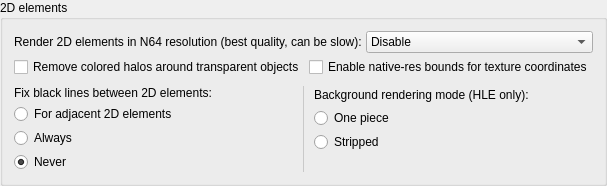
          <widget class="QGroupBox" name="nativeRes2DGroupBox">
           <property name="title">
            <string>2D elements</string>
           </property>
           <layout class="QVBoxLayout" name="verticalLayout_48">
            <property name="spacing">
             <number>9</number>
            </property>
            <item>
             <layout class="QVBoxLayout" name="verticalLayout_31">
              <property name="spacing">
               <number>4</number>
              </property>
              <property name="leftMargin">
               <number>0</number>
              </property>
              <property name="topMargin">
               <number>0</number>
              </property>
              <property name="rightMargin">
               <number>0</number>
              </property>
              <property name="bottomMargin">
               <number>0</number>
              </property>
              <item>
               <layout class="QHBoxLayout" name="nativeRes2Dlayout">
                <item>
                 <widget class="QLabel" name="nativeRes2DLabel">
                  <property name="toolTip">
                   <string>&lt;html&gt;&lt;head/&gt;&lt;body&gt;&lt;p&gt;When checked, 2D elements are rendered at the N64s resolution before copying them to output. This usually eliminates display issues with 2D elements, but it can be slow. This option uses heuristics to detect adjacent 2D elements that doesn't work for every game.&lt;/p&gt;&lt;p&gt;[Recommended: &lt;span style=&quot; font-style:italic;&quot;&gt;Checked, unless you have performance problems&lt;/span&gt;]&lt;/p&gt;&lt;/body&gt;&lt;/html&gt;</string>
                  </property>
                  <property name="text">
                   <string>Render 2D elements in N64 resolution (best quality, can be slow):</string>
                  </property>
                 </widget>
                </item>
                <item>
                 <widget class="QComboBox" name="nativeRes2DComboBox">
                  <property name="toolTip">
                   <string>&lt;html&gt;&lt;head/&gt;&lt;body&gt;&lt;p&gt;When checked, 2D elements are rendered at the N64s resolution before copying them to output. This usually eliminates display issues with 2D elements, but it can be slow. This option uses heuristics to detect adjacent 2D elements that doesn't work for every game.&lt;/p&gt;&lt;p&gt;[Recommended: &lt;span style=&quot; font-style:italic;&quot;&gt;Checked, unless you have performance problems&lt;/span&gt;]&lt;/p&gt;&lt;/body&gt;&lt;/html&gt;</string>
                  </property>
                  <item>
                   <property name="text">
                    <string>Disable</string>
                   </property>
                  </item>
                  <item>
                   <property name="text">
                    <string>Enable optimized</string>
                   </property>
                  </item>
                  <item>
                   <property name="text">
                    <string>Enable unoptimized</string>
                   </property>
                  </item>
                 </widget>
                </item>
               </layout>
              </item>
              <item>
               <layout class="QHBoxLayout" name="horizontalLayout_29">
                <item>
                 <widget class="QCheckBox" name="halosRemovalCheckBox">
                  <property name="text">
                   <string>Remove colored halos around transparent objects</string>
                  </property>
                 </widget>
                </item>
                <item>
                 <widget class="QCheckBox" name="texCoordBoundsCheckBox">
                  <property name="toolTip">
                   <string>&lt;html&gt;&lt;head/&gt;&lt;body&gt;&lt;p&gt;Bound texture rectangle texture coordinates to the values they take in native resolutions. It prevents garbage due to fetching out of texture bounds, but can result in hard edges.&lt;/p&gt;&lt;/body&gt;&lt;/html&gt;</string>
                  </property>
                  <property name="text">
                   <string>Enable native-res bounds for texture coordinates</string>
                  </property>
                 </widget>
                </item>
               </layout>
              </item>
             </layout>
            </item>
            <item>
             <layout class="QHBoxLayout" name="horizontalLayout_15">
              <property name="spacing">
               <number>9</number>
              </property>
              <item>
               <widget class="QFrame" name="fixTexrectFrame">
                <property name="toolTip">
                 <string>&lt;html&gt;&lt;head/&gt;&lt;body&gt;&lt;p&gt;In some games the coordinates for parts of 2D elements are not aligned: there is a half-pixel split between adjacent elements. When rendering at the N64's original resolution it isn't visible, but when the image is scaled up it results in black lines. This option attempts to connect these 2D elements.&lt;/p&gt;&lt;p&gt;&lt;span style=&quot; font-weight:600;&quot;&gt;For adjacent 2D elements&lt;/span&gt;: Apply the correction only for polygons that need it. Select this option for games that have issues with black lines.&lt;/p&gt;&lt;p&gt;&lt;span style=&quot; font-weight:600;&quot;&gt;Always&lt;/span&gt;: Apply the correction for every 2D element. Select this option when &lt;span style=&quot; font-weight:600;&quot;&gt;For adjacent 2D elements&lt;/span&gt; doesn't help.&lt;/p&gt;&lt;p&gt;&lt;span style=&quot; font-weight:600;&quot;&gt;Never&lt;/span&gt;: Don't attempt to correct black lines between 2D elements.&lt;/p&gt;&lt;p&gt;[Recommended: &lt;span style=&quot; font-style:italic;&quot;&gt;Game dependent, mostly Never&lt;/span&gt;]&lt;/p&gt;&lt;/body&gt;&lt;/html&gt;</string>
                </property>
                <layout class="QVBoxLayout" name="verticalLayout_5">
                 <property name="spacing">
                  <number>4</number>
                 </property>
                 <property name="leftMargin">
                  <number>0</number>
                 </property>
                 <property name="topMargin">
                  <number>0</number>
                 </property>
                 <property name="rightMargin">
                  <number>0</number>
                 </property>
                 <property name="bottomMargin">
                  <number>0</number>
                 </property>
                 <item>
                  <widget class="QLabel" name="fixBlackLinesLabel">
                   <property name="text">
                    <string extracomment="2D elements, formerly labelled texrects, are usually used for title screens or HUDs">Fix black lines between 2D elements:</string>
                   </property>
                   <property name="wordWrap">
                    <bool>true</bool>
                   </property>
                  </widget>
                 </item>
                 <item>
                  <widget class="QRadioButton" name="fixTexrectSmartRadioButton">
                   <property name="sizePolicy">
                    <sizepolicy hsizetype="Preferred" vsizetype="Fixed">
                     <horstretch>0</horstretch>
                     <verstretch>0</verstretch>
                    </sizepolicy>
                   </property>
                   <property name="text">
                    <string extracomment="The label for this control is &quot;Fix black lines between 2D elements&quot;">For adjacent 2D elements</string>
                   </property>
                   <attribute name="buttonGroup">
                    <string notr="true">fixTexrectCoordsButtonGroup</string>
                   </attribute>
                  </widget>
                 </item>
                 <item>
                  <widget class="QRadioButton" name="fixTexrectForceRadioButton">
                   <property name="text">
                    <string extracomment="The label for this control is &quot;Fix black lines between 2D elements&quot;">Always</string>
                   </property>
                   <attribute name="buttonGroup">
                    <string notr="true">fixTexrectCoordsButtonGroup</string>
                   </attribute>
                  </widget>
                 </item>
                 <item>
                  <widget class="QRadioButton" name="fixTexrectDisableRadioButton">
                   <property name="text">
                    <string extracomment="The label for this control is &quot;Fix black lines between 2D elements&quot;">Never</string>
                   </property>
                   <property name="checked">
                    <bool>true</bool>
                   </property>
                   <attribute name="buttonGroup">
                    <string notr="true">fixTexrectCoordsButtonGroup</string>
                   </attribute>
                  </widget>
                 </item>
                </layout>
               </widget>
              </item>
              <item>
               <widget class="Line" name="line_2">
                <property name="styleSheet">
                 <string notr="true">color: rgba(0, 0, 0, 15%);</string>
                </property>
                <property name="frameShadow">
                 <enum>QFrame::Shadow::Plain</enum>
                </property>
                <property name="orientation">
                 <enum>Qt::Orientation::Vertical</enum>
                </property>
               </widget>
              </item>
              <item>
               <widget class="QFrame" name="bgModeFrame">
                <property name="toolTip">
                 <string>&lt;html&gt;&lt;head/&gt;&lt;body&gt;&lt;p&gt;Background is a complex macro command used to render large (normally full screen) images. Since background images usually don't fit texture memory, the microcode splits them on narrow strips and renders them one by one. HLE code has two modes to emulate background commands:&lt;/p&gt;&lt;p&gt;&lt;span style=&quot; font-weight:600;&quot;&gt;One piece&lt;/span&gt;: The whole background image rendred as one textured rectangle. This method is normally much faster, but the result is not always correct.&lt;/p&gt;&lt;p&gt;&lt;span style=&quot; font-weight:600;&quot;&gt;Stripped&lt;/span&gt;: This method emulates background commands as close as possible to actual microcode implementation. It's slower but more precise. Another problem: some games may have gaps between rendered strips in high resolution. Use &amp;quot;Render 2D elements in N64 resolution&amp;quot; option to remove the gaps.&lt;/p&gt;&lt;p&gt;[Recommended: &lt;span style=&quot; font-style:italic;&quot;&gt;Game dependent, mostly Stripped&lt;/span&gt;]&lt;/p&gt;&lt;/body&gt;&lt;/html&gt;</string>
                </property>
                <layout class="QVBoxLayout" name="verticalLayout_35">
                 <property name="spacing">
                  <number>4</number>
                 </property>
                 <property name="leftMargin">
                  <number>0</number>
                 </property>
                 <property name="topMargin">
                  <number>0</number>
                 </property>
                 <property name="rightMargin">
                  <number>0</number>
                 </property>
                 <property name="bottomMargin">
                  <number>0</number>
                 </property>
                 <item>
                  <widget class="QLabel" name="bgModeLabel">
                   <property name="text">
                    <string>Background rendering mode (HLE only):</string>
                   </property>
                  </widget>
                 </item>
                 <item>
                  <widget class="QRadioButton" name="bgModeOnePieceRadioButton">
                   <property name="text">
                    <string>One piece</string>
                   </property>
                  </widget>
                 </item>
                 <item>
                  <widget class="QRadioButton" name="bgModeStrippedRadioButton">
                   <property name="text">
                    <string>Stripped</string>
                   </property>
                  </widget>
                 </item>
                 <item>
                  <spacer name="verticalSpacer_13">
                   <property name="orientation">
                    <enum>Qt::Orientation::Vertical</enum>
                   </property>
                   <property name="sizeType">
                    <enum>QSizePolicy::Policy::Preferred</enum>
                   </property>
                   <property name="sizeHint" stdset="0">
                    <size>
                     <width>0</width>
                     <height>20</height>
                    </size>
                   </property>
                  </spacer>
                 </item>
                </layout>
               </widget>
              </item>
             </layout>
            </item>
           </layout>
          </widget>
